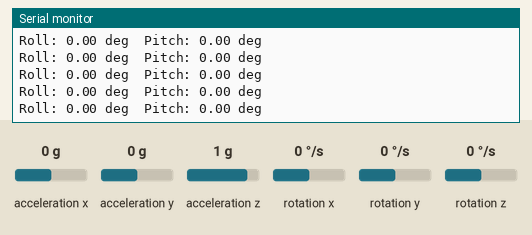
Simulated run of this sketch. Board: Arduino Leonardo, built with avr-gcc and run on an emulated ATmega32U4. Shown: the last lines printed to the serial monitor. Inputs (shaded band) come from the test bench; at power-on: acceleration x 0 g, acceleration y 0 g, acceleration z 1 g, rotation x 0 °/s, rotation y 0 °/s, rotation z 0 °/s.

Above: at 1.2 s.
1.3 s: acceleration x set to -1.4 g
At 1.56 s:
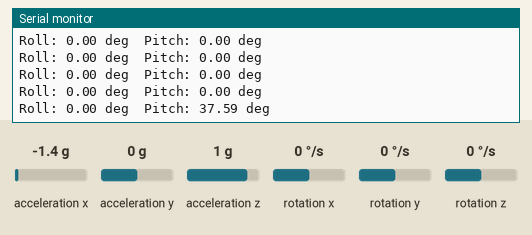
2.8 s: acceleration y set to -1.4 g
At 2.97 s:
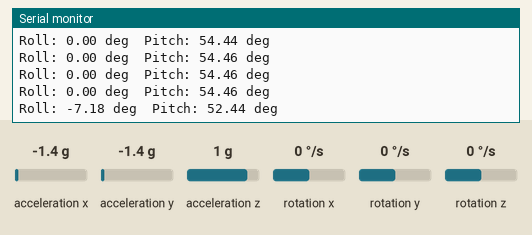
4.3 s: acceleration z set to -1.4 g
At 4.37 s:
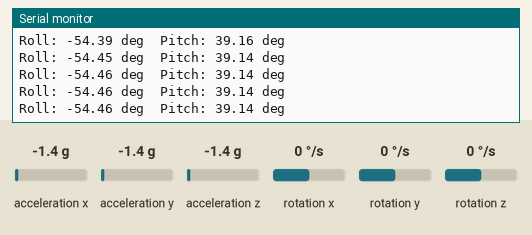
5.8 s: rotation x set to -192 °/s
At 5.98 s:
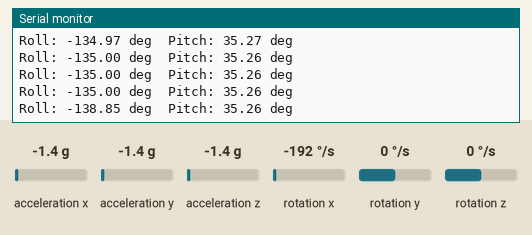
7.3 s: rotation y set to -192 °/s
At 7.38 s:
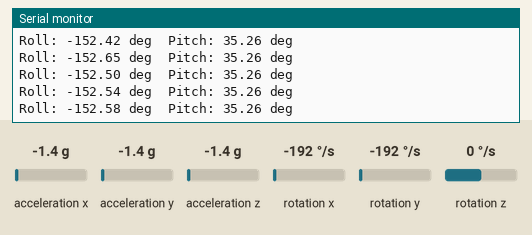
Timing chart, 0 to 9.8 s (numbered marks = the images above; inputs shaded):
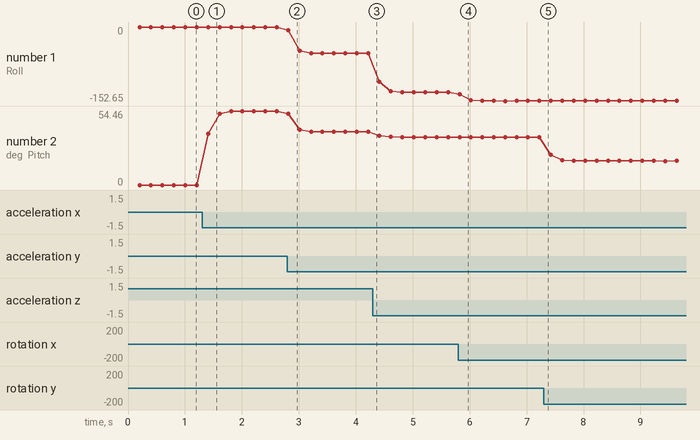

Measured:
- after the input at 1.3 s, the serial monitor: prints a new line after 0.11 s (image 1)
- after the input at 2.8 s, the serial monitor: prints a new line at once (image 2)
- after the input at 5.8 s, the serial monitor: prints a new line at once (image 4)
- plotted number 1: 0 → -54.46 after the input at 2.8 s, -54.46 → -135 after the input at 4.3 s, -135 → -152.58 after the input at 5.8 s
- plotted number 2: 0 → 54.46 after the input at 1.3 s, 54.46 → 39.14 after the input at 2.8 s, 39.14 → 35.26 after the input at 4.3 s, 35.26 → 17.78 after the input at 7.3 s

The sketch:

romi32u4_complementary_filter.ino
```cpp
// snippet: romi32u4_complementary_filter
// tags: romi, romi32u4, pololu, imu, lsm6, lsm6ds3, complementary, filter, fusion, pitch, roll, accel, gyro, angle, tilt, inertial, orientation
// boards: romi32u4
// library: Romi32U4, LSM6
// description: Romi 32U4 complementary filter for roll and pitch using the onboard LSM6DS33 IMU.
//   Uses LSM6 library (NOT Arduino_LSM6DS3 — that is Nano 33 IoT only).
//   Raw values from imu.a.x/y/z are int16_t; divide by 16384.0 to get g. Gyro imu.g.x/y/z
//   are int16_t in mdps*10; divide by 114.3 to get deg/s (LSM6DS33 at 245 dps range).
//   alpha controls filter blend: higher keeps more gyro integration, lower trusts accel more.
// prompts: Romi complementary filter, Romi roll pitch IMU, Romi32U4 pitch roll angles, Romi LSM6 tilt angle, Romi fuse accel gyro, Romi LSM6DS33 roll pitch, Romi angle estimation, Romi IMU orientation
// not-tags: nano33iot, arduino-lsm6ds3, mpu6050, mpu9250, lsm6dsox, adxl345, bno055, bno085, bno08x, icm20948, icm42688
// exact-include: Romi32U4.h, Wire.h, LSM6.h

#include <Romi32U4.h>
#include <Wire.h>
#include <LSM6.h>

LSM6 imu;

// Complementary filter constant: 0.98 → 98% gyro, 2% accel correction
const float ALPHA = 0.98f;

float roll  = 0.0f;  // deg
float pitch = 0.0f;  // deg

unsigned long prevMs = 0;
unsigned long printMs = 0;

void setup() {
  Serial.begin(9600);
  Wire.begin();
  if (!imu.init()) {
    Serial.println("IMU init failed");
    while (1);
  }
  imu.enableDefault();
  prevMs = millis();
}

void loop() {
  unsigned long now = millis();
  float dt = (now - prevMs) * 0.001f;  // seconds
  prevMs = now;

  imu.read();  // Romi IMU: reads accel+gyro into ax/ay/az/gx/gy/gz

  // Scale raw accel to g (sensitivity 2g → 16384 LSB/g)
  float ax = imu.a.x / 16384.0f;
  float ay = imu.a.y / 16384.0f;
  float az = imu.a.z / 16384.0f;

  // Scale raw gyro to deg/s (sensitivity 245 dps → 114.3 LSB/(deg/s) for LSM6DS33)
  // Note: MPU6050 uses 131.0; LSM6DS33 at 245 dps range uses ~114.3
  float gx = imu.g.x / 114.3f;
  float gy = imu.g.y / 114.3f;

  // Accel-derived tilt angles (deg)
  float accelRoll  = atan2f(ay, az) * 180.0f / M_PI;
  float accelPitch = atan2f(-ax, sqrtf(ay * ay + az * az)) * 180.0f / M_PI;

  // Complementary filter: blend gyro integration with accel correction
  roll  = ALPHA * (roll  + gx * dt) + (1.0f - ALPHA) * accelRoll;
  pitch = ALPHA * (pitch + gy * dt) + (1.0f - ALPHA) * accelPitch;

  // Print every 200 ms
  if (now - printMs >= 200) {
    printMs = now;
    Serial.print("Roll: ");  Serial.print(roll,  2);
    Serial.print(" deg  Pitch: "); Serial.print(pitch, 2);
    Serial.println(" deg");
  }
}
```
